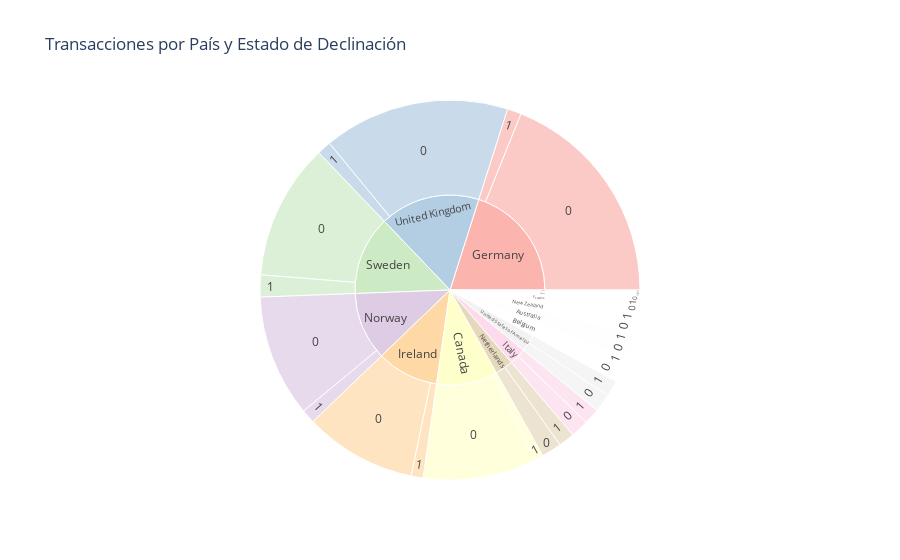

The notebook cell this image was saved under:
### Markdown cell above
#### Respuesta:

Transacciones declinadas por país de la empresa.

### Code cell
#Obtención de los datos
transactions_company_merge = pd.merge(df_transactions, df_companies, left_on="business_id", right_on="company_id")
transactions_declined_country = transactions_company_merge[["country","declined"]]

sunburst_data = transactions_declined_country.groupby(["country", "declined"]).size().reset_index(name="count")

#Creación del Sunburst

fig = px.sunburst(sunburst_data, path=["country", "declined"], values="count",
                  title="Transacciones por País y Estado de Declinación",
                  color_discrete_sequence=px.colors.qualitative.Pastel1)


fig.show()

### Figure 1 — Plotly figure (JSON) as saved in the notebook; plotly's stock layout.template omitted (floating-point values rounded to 4 significant figures)
{"data": [{"branchvalues": "total", "domain": {"x": [0, 1], "y": [0, 1]}, "hovertemplate": "labels=%{label}<br>count=%{value}<br>parent=%{parent}<br>id=%{id}<extra></extra>", "ids": ["Australia/0", "Belgium/0", "Canada/0", "China/0", "France/0", "Germany/0", "Ireland/0", "Italy/0", "Netherlands/0", "New Zealand/0", "Norway/0", "Spain/0", "Sweden/0", "United Kingdom/0", "United States of America/0", "Australia/1", "Belgium/1", "Canada/1", "China/1", "France/1", "Germany/1", "Ireland/1", "Italy/1", "Netherlands/1", "New Zealand/1", "Norway/1", "Spain/1", "Sweden/1", "United Kingdom/1", "United States of America/1", "Australia", "Belgium", "Canada", "China", "France", "Germany", "Ireland", "Italy", "Netherlands", "New Zealand", "Norway", "Spain", "Sweden", "United Kingdom", "United States of America"], "labels": ["0", "0", "0", "0", "0", "0", "0", "0", "0", "0", "0", "0", "0", "0", "0", "1", "1", "1", "1", "1", "1", "1", "1", "1", "1", "1", "1", "1", "1", "1", "Australia", "Belgium", "Canada", "China", "France", "Germany", "Ireland", "Italy", "Netherlands", "New Zealand", "Norway", "Spain", "Sweden", "United Kingdom", "United States of America"], "name": "", "parents": ["Australia", "Belgium", "Canada", "China", "France", "Germany", "Ireland", "Italy", "Netherlands", "New Zealand", "Norway", "Spain", "Sweden", "United Kingdom", "United States of America", "Australia", "Belgium", "Canada", "China", "France", "Germany", "Ireland", "Italy", "Netherlands", "New Zealand", "Norway", "Spain", "Sweden", "United Kingdom", "United States of America", "", "", "", "", "", "", "", "", "", "", "", "", "", "", ""], "type": "sunburst", "values": [6, 8, 57, 2, 3, 111, 56, 9, 10, 6, 61, 1, 68, 93, 9, 6, 5, 4, 1, 3, 7, 6, 8, 8, 5, 7, 1, 11, 7, 8, 12, 13, 61, 3, 6, 118, 62, 17, 18, 11, 68, 2, 79, 100, 17]}], "layout": {"legend": {"tracegroupgap": 0}, "sunburstcolorway": ["rgb(251,180,174)", "rgb(179,205,227)", "rgb(204,235,197)", "rgb(222,203,228)", "rgb(254,217,166)", "rgb(255,255,204)", "rgb(229,216,189)", "rgb(253,218,236)", "rgb(242,242,242)"], "title": {"text": "Transacciones por País y Estado de Declinación"}}}
